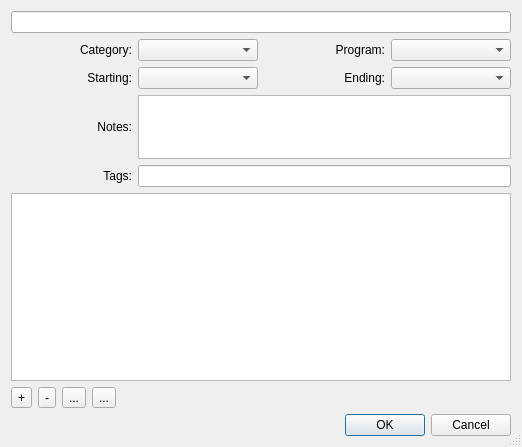
<?xml version="1.0" encoding="UTF-8"?>
<ui version="4.0">
 <class>ChoreoSequenceDialog</class>
 <widget class="QDialog" name="ChoreoSequenceDialog">
  <property name="geometry">
   <rect>
    <x>0</x>
    <y>0</y>
    <width>522</width>
    <height>447</height>
   </rect>
  </property>
  <property name="windowTitle">
   <string>Dialog</string>
  </property>
  <property name="sizeGripEnabled">
   <bool>true</bool>
  </property>
  <layout class="QVBoxLayout" name="verticalLayout_2">
   <item>
    <layout class="QVBoxLayout" name="verticalLayout">
     <item>
      <widget class="QLineEdit" name="lineEdit_2"/>
     </item>
     <item>
      <layout class="QGridLayout" name="gridLayout_2">
       <item row="2" column="1">
        <widget class="QComboBox" name="comboBox_3"/>
       </item>
       <item row="2" column="2">
        <widget class="QLabel" name="label_3">
         <property name="text">
          <string>Ending:</string>
         </property>
         <property name="alignment">
          <set>Qt::AlignRight|Qt::AlignTrailing|Qt::AlignVCenter</set>
         </property>
        </widget>
       </item>
       <item row="2" column="3">
        <widget class="QComboBox" name="comboBox_4"/>
       </item>
       <item row="0" column="3">
        <widget class="QComboBox" name="comboBox"/>
       </item>
       <item row="3" column="0">
        <widget class="QLabel" name="label_5">
         <property name="text">
          <string>Notes:</string>
         </property>
         <property name="alignment">
          <set>Qt::AlignRight|Qt::AlignTrailing|Qt::AlignVCenter</set>
         </property>
        </widget>
       </item>
       <item row="2" column="0">
        <widget class="QLabel" name="label_4">
         <property name="text">
          <string>Starting:</string>
         </property>
         <property name="alignment">
          <set>Qt::AlignRight|Qt::AlignTrailing|Qt::AlignVCenter</set>
         </property>
        </widget>
       </item>
       <item row="0" column="2">
        <widget class="QLabel" name="label">
         <property name="text">
          <string>Program:</string>
         </property>
         <property name="alignment">
          <set>Qt::AlignRight|Qt::AlignTrailing|Qt::AlignVCenter</set>
         </property>
        </widget>
       </item>
       <item row="0" column="1">
        <widget class="QComboBox" name="comboBox_2"/>
       </item>
       <item row="0" column="0">
        <widget class="QLabel" name="label_2">
         <property name="text">
          <string>Category:</string>
         </property>
         <property name="alignment">
          <set>Qt::AlignRight|Qt::AlignTrailing|Qt::AlignVCenter</set>
         </property>
        </widget>
       </item>
       <item row="4" column="0">
        <widget class="QLabel" name="label_6">
         <property name="text">
          <string>Tags:</string>
         </property>
         <property name="alignment">
          <set>Qt::AlignRight|Qt::AlignTrailing|Qt::AlignVCenter</set>
         </property>
        </widget>
       </item>
       <item row="3" column="1" colspan="3">
        <widget class="QTextEdit" name="textEdit">
         <property name="sizePolicy">
          <sizepolicy hsizetype="Expanding" vsizetype="Maximum">
           <horstretch>0</horstretch>
           <verstretch>0</verstretch>
          </sizepolicy>
         </property>
         <property name="maximumSize">
          <size>
           <width>16777215</width>
           <height>64</height>
          </size>
         </property>
        </widget>
       </item>
       <item row="4" column="1" colspan="3">
        <widget class="QLineEdit" name="lineEdit"/>
       </item>
      </layout>
     </item>
     <item>
      <widget class="QTableWidget" name="tableWidget"/>
     </item>
     <item>
      <layout class="QHBoxLayout" name="horizontalLayout_7">
       <item>
        <widget class="QToolButton" name="toolButtonSessionAddItem_3">
         <property name="text">
          <string>+</string>
         </property>
         <property name="icon">
          <iconset resource="resources.qrc">
           <normaloff>:/graphics/list-add.png</normaloff>
           <normalon>:/graphics/list-add.png</normalon>:/graphics/list-add.png</iconset>
         </property>
        </widget>
       </item>
       <item>
        <widget class="QToolButton" name="toolButtonSessionRemoveItem_3">
         <property name="text">
          <string>-</string>
         </property>
         <property name="icon">
          <iconset resource="resources.qrc">
           <normaloff>:/graphics/list-remove.png</normaloff>
           <normalon>:/graphics/list-remove.png</normalon>:/graphics/list-remove.png</iconset>
         </property>
        </widget>
       </item>
       <item>
        <widget class="QToolButton" name="toolButtonSessionMoveItemUp_3">
         <property name="text">
          <string>...</string>
         </property>
         <property name="icon">
          <iconset resource="resources.qrc">
           <normaloff>:/graphics/go-up.png</normaloff>
           <normalon>:/graphics/go-up.png</normalon>:/graphics/go-up.png</iconset>
         </property>
        </widget>
       </item>
       <item>
        <widget class="QToolButton" name="toolButtonSessionMoveItemDown_3">
         <property name="text">
          <string>...</string>
         </property>
         <property name="icon">
          <iconset resource="resources.qrc">
           <normaloff>:/graphics/go-down.png</normaloff>
           <normalon>:/graphics/go-down.png</normalon>:/graphics/go-down.png</iconset>
         </property>
        </widget>
       </item>
       <item>
        <spacer name="horizontalSpacer_4">
         <property name="orientation">
          <enum>Qt::Horizontal</enum>
         </property>
         <property name="sizeHint" stdset="0">
          <size>
           <width>40</width>
           <height>20</height>
          </size>
         </property>
        </spacer>
       </item>
      </layout>
     </item>
    </layout>
   </item>
   <item>
    <widget class="QDialogButtonBox" name="buttonBox">
     <property name="orientation">
      <enum>Qt::Horizontal</enum>
     </property>
     <property name="standardButtons">
      <set>QDialogButtonBox::Cancel|QDialogButtonBox::Ok</set>
     </property>
    </widget>
   </item>
  </layout>
 </widget>
 <resources>
  <include location="resources.qrc"/>
 </resources>
 <connections>
  <connection>
   <sender>buttonBox</sender>
   <signal>accepted()</signal>
   <receiver>ChoreoSequenceDialog</receiver>
   <slot>accept()</slot>
   <hints>
    <hint type="sourcelabel">
     <x>248</x>
     <y>254</y>
    </hint>
    <hint type="destinationlabel">
     <x>157</x>
     <y>274</y>
    </hint>
   </hints>
  </connection>
  <connection>
   <sender>buttonBox</sender>
   <signal>rejected()</signal>
   <receiver>ChoreoSequenceDialog</receiver>
   <slot>reject()</slot>
   <hints>
    <hint type="sourcelabel">
     <x>316</x>
     <y>260</y>
    </hint>
    <hint type="destinationlabel">
     <x>286</x>
     <y>274</y>
    </hint>
   </hints>
  </connection>
 </connections>
</ui>
